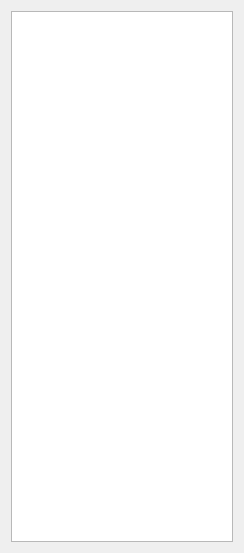
<?xml version="1.0" encoding="UTF-8"?>
<ui version="4.0">
 <class>Selections</class>
 <widget class="QDialog" name="Selections">
  <property name="geometry">
   <rect>
    <x>0</x>
    <y>0</y>
    <width>244</width>
    <height>553</height>
   </rect>
  </property>
  <property name="windowTitle">
   <string>Selections</string>
  </property>
  <layout class="QVBoxLayout" name="verticalLayout">
   <item>
    <widget class="QListWidget" name="selections">
     <property name="uniformItemSizes">
      <bool>true</bool>
     </property>
     <property name="sortingEnabled">
      <bool>true</bool>
     </property>
    </widget>
   </item>
  </layout>
 </widget>
 <layoutdefault spacing="6" margin="11"/>
 <resources/>
 <connections/>
</ui>
